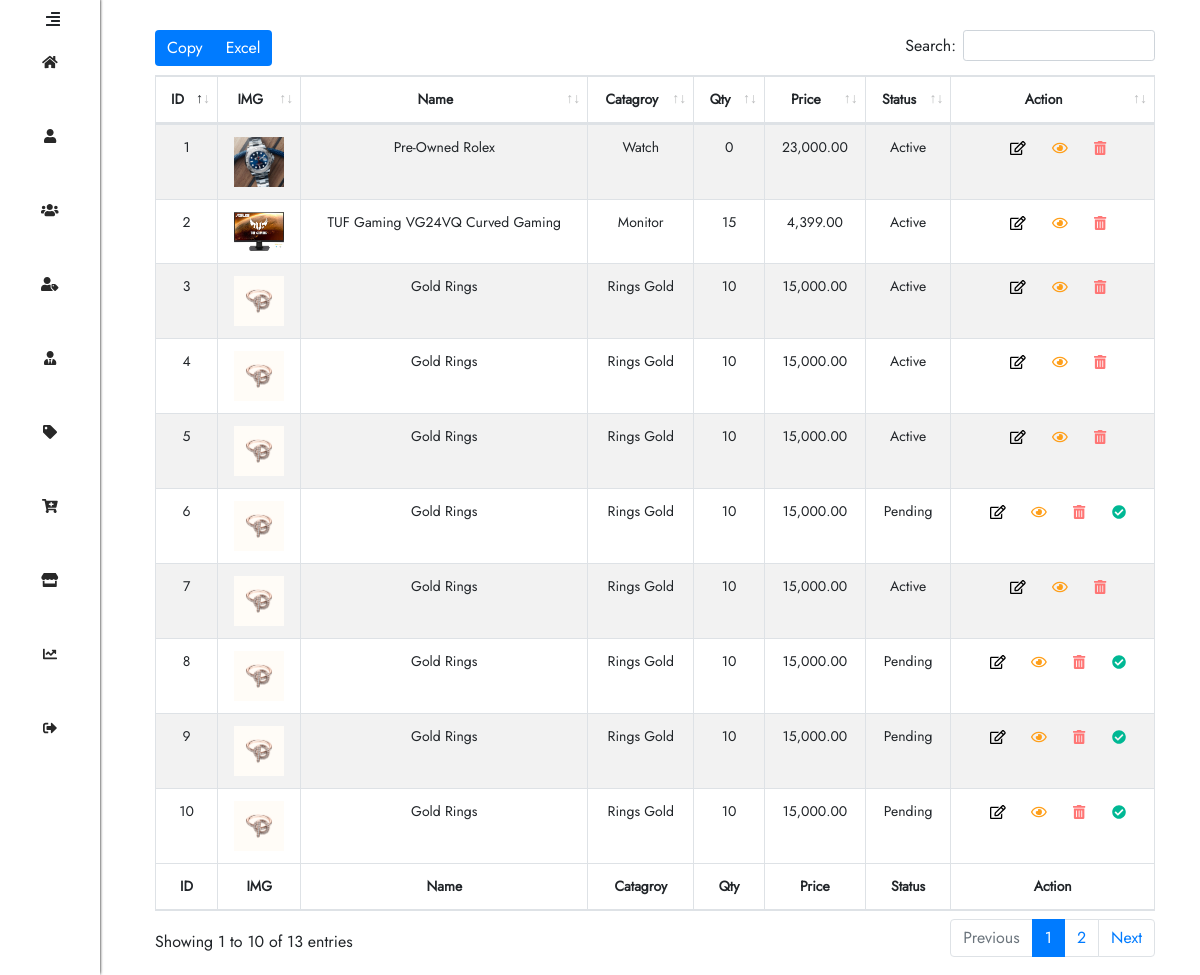
Page /Products-List.php (signed in) on the committed database.
### tables this page shows
CREATE TABLE `ha_products` (
  `HA_P_ID` bigint(20) UNSIGNED NOT NULL,
  `HA_P_Name` varchar(255) NOT NULL,
  `HA_P_Price` varchar(255) NOT NULL,
  `HA_P_Description` text NOT NULL,
  `HA_P_Category_ID` varchar(255) NOT NULL,
  `HA_P_Qty` varchar(255) NOT NULL,
  `HA_P_Alert_Qty` varchar(255) NOT NULL,
  `HA_P_Brand` varchar(255) NOT NULL,
  `HA_P_Available_From_Date` varchar(255) NOT NULL,
  `HA_P_Date_Created` varchar(255) NOT NULL,
  `HA_P_Time_Created` varchar(255) NOT NULL,
  `HA_P_User_ID_Created` varchar(255) NOT NULL,
  `HA_P_Status` varchar(255) NOT NULL,
  `HA_P_Views` int(11) NOT NULL
);

CREATE TABLE `ha_category_list` (
  `HA_C_L_ID` bigint(20) UNSIGNED NOT NULL,
  `HA_C_L_Category_Name` varchar(255) NOT NULL,
  `HA_C_L_Parent_ID` varchar(255) NOT NULL,
  `HA_C_L_Status` varchar(255) NOT NULL,
  `HA_C_L_Count_Products` varchar(255) NOT NULL,
  `HA_C_L_Count_Sales` varchar(255) NOT NULL,
  `HA_C_L_Count_Returns` varchar(255) NOT NULL,
  `HA_C_L_Date_Created` varchar(255) NOT NULL,
  `HA_C_L_Time_Created` varchar(255) NOT NULL,
  `HA_C_L_User_ID_Created` varchar(255) NOT NULL
);

### Datebase/DB_Products_List.php (called while the page is built, shortened)
<?php
    $SQL_Products_List = 'SELECT * FROM ha_products WHERE HA_P_Status = "Active" OR HA_P_Status = "Pending" ORDER BY HA_P_ID DESC ';
    $Result_Products_List = mysqli_query($Connection,$SQL_Products_List);
    $Count_Products_List  = mysqli_num_rows($Result_Products_List);
?>

### Website-Structure/Products-List-Body.php (the view, shortened to what this page needs)
<div class="Content-table">
    <table id="example" class="table table-striped table-bordered" style="width:100%;text-align: center;">
        <thead>
            <tr class="header-table">
                <th>ID</th>
                <th>IMG</th>
                <th>Name</th>
                <th>Catagroy</th>
                <th>Qty</th>
                <th>Price</th>
                <th>Status</th>
                <th>Action</th>
            </tr>
        </thead>
        <tbody id="tbody">
            <?php
                    if ($Count_Products_List > 0) {
                        $id = 0;
                        while ($Rows = mysqli_fetch_array($Result_Products_List)) {
                            $SQL_Get_Category_Name = 'SELECT HA_C_L_Category_Name FROM ha_category_list WHERE HA_C_L_ID = "'.$Rows['HA_P_Category_ID'].'"';
                            $Result_Get_Category_Name = mysqli_query($Connection,$SQL_Get_Category_Name);
                            $Row_Get_Category_Name  = mysqli_fetch_array($Result_Get_Category_Name, MYSQLI_ASSOC);
                            $Path_Folder_Cover = 'IMG/Imges-Products/P_ID-'.$Rows['HA_P_ID'].'/P_ID-'.$Rows['HA_P_ID'].'-Cover';
                            $Cover_Img = scandir($Path_Folder_Cover);
                            $SQL_Get_Created_Info = 'SELECT HA_U_Username FROM ha_users WHERE HA_U_ID = "'.$Rows['HA_P_User_ID_Created'].'"';
                            $Result_Get_Created_Info= mysqli_query($Connection,$SQL_Get_Created_Info);
                            $Row_Get_Created_Info = mysqli_fetch_array($Result_Get_Created_Info, MYSQLI_ASSOC);
                            if ($Rows['HA_P_Status'] == 'Pending') {
                                $BTN_Active = '<button type ="button" class="Done" data-module=".Done-row" id="A'.$Rows['HA_P_ID'].'" onclick= "clickhere(this.id)"> <i class="fas fa-check-circle"></i></button>';
                            }else {
                                $BTN_Active = '';
                            }
                            if ($Rows['HA_P_Status'] !== 'Deactivated') {
                                $BTN_Deactivate = '<button type ="button" class="Trash" data-module=".question-delete-row" id="D'.$Rows['HA_P_ID'].'" onclick= "clickhere(this.id)"> <i class="fas fa-trash-alt"></i> </button>';
                            }else {
                                $BTN_Deactivate = '';
                            }
                            echo '
                                <tr class="t-body" style="text-align: center;" id="T_Row_'.$Rows['HA_P_ID'].'" >
                                    <td>'.$Rows['HA_P_ID'].'</td>
                                    <td class="IMG-DATABASE"><img src="'.$Path_Folder_Cover . '/' . $Cover_Img[2] . '" alt="Img"/></td>
                                    <td class="Username-Edit-Module">'.$Rows['HA_P_Name'].'</td>
                                    <td >'.$Row_Get_Category_Name['HA_C_L_Category_Name'].'</td>
                                    <td class="HA-P-Qty">'.$Rows['HA_P_Qty'].'</td>
                                    <td class="HA-P-Price">'. number_format($Rows['HA_P_Price'] , 2).'</td>
                                    <td class="Status">'.$Rows['HA_P_Status'].'</td>
                                    <td style="display:none" class="HA-C-L-Category-Name">'.$Rows['HA_P_Category_ID'].'</td>
                                    <td style="display:none">'.$Rows['HA_P_Alert_Qty'].'</td>
                                    <td style="display:none">'.$Rows['HA_P_Brand'].'</td>
                                    <td style="display:none">'.$Rows['HA_P_Available_From_Date'].'</td>
                                    <td style="display:none">'.$Rows['HA_P_Date_Created'] . ' ' . $Rows['HA_P_Time_Created'] .'</td>
                                    <td style="display:none">'.$Row_Get_Created_Info['HA_U_Username'].'</td>
                                    <td style="display:none">'.$Rows['HA_P_Description'].'</td>
                                    <td class="last-Action">
                                        <button type ="button" class="Edit" data-module=".Edit-row" id="-T'.$id.'" onclick= "clickhere(this.id)"> <i class="far fa-edit"></i> </button>
                                        <button type ="button" class="View" data-module=".View-row" id="T'.$id.'" onclick= "clickhere(this.id)"> <i class="far fa-eye"></i> </button>
                                        '.$BTN_Deactivate.'
                                        '.$BTN_Active.'
                                    </td>
                                </tr>
                            ';
                            $id += 1;
                        }
                    }
                ?>
        </tbody>
        <tfoot>
            <tr>
                <th>ID</th>
                <th>IMG</th>
                <th>Name</th>
                <th>Catagroy</th>
                <th>Qty</th>
                <th>Price</th>
                <th>Status</th>
                <th>Action</th>
            </tr>
        </tfoot>
    </table>
</div>

### CSS-Files/H_A.css (style rules this page uses)
*, *::after, *::before { box-sizing: border-box; }
body { font-family: 'Jost', sans-serif; font-weight: 400; }
.Content-table { -moz-transition: all 0.5s; -ms-transition: all 0.5s; -o-transition: all 0.5s; transition: all 0.5s; padding-left: 140px; padding-top: 30px; padding-right: 30px; width: 100%; height: 100%; }
.t-body td:first-child { text-align: center; }
tfoot tr th:first-child { text-align: center; }
.t-body td button { margin-left: 10px; border: none; outline: none; background-color: transparent; }
.IMG-DATABASE img { width: 50px; }

### CSS-Files/product-list.css (style rules this page uses)
*, *::after, *::before { box-sizing: border-box; }
body { font-family: 'Jost', sans-serif; font-weight: 400; }
.Trash { color: #ff7675; }
.View { color: #ff9f1a; }
.Done { color: #00b894; }
table { font-size: 14px; }
table tr th { width: auto !important; }
.Content-table { -moz-transition: all 0.5s; -ms-transition: all 0.5s; -o-transition: all 0.5s; transition: all 0.5s; padding-left: 140px; padding-top: 30px; padding-right: 30px; width: 100%; height: 100%; }
.t-body td:first-child { text-align: center; }
tfoot tr th:first-child { text-align: center; }
.t-body td button { margin-left: 10px; border: none; outline: none; background-color: transparent; }
.IMG-DATABASE img { width: 50px; }

### rows in the picture
ha_products: HA_P_ID "10", HA_P_Name "Gold Rings", ha_category_list.HA_C_L_Category_Name "Rings Gold", HA_P_Qty "10", HA_P_Price "15,000.00", HA_P_Status "Pending"
ha_products: HA_P_ID "9", HA_P_Name "Gold Rings", ha_category_list.HA_C_L_Category_Name "Rings Gold", HA_P_Qty "10", HA_P_Price "15,000.00", HA_P_Status "Pending"
ha_products: HA_P_ID "8", HA_P_Name "Gold Rings", ha_category_list.HA_C_L_Category_Name "Rings Gold", HA_P_Qty "10", HA_P_Price "15,000.00", HA_P_Status "Pending"
ha_products: HA_P_ID "7", HA_P_Name "Gold Rings", ha_category_list.HA_C_L_Category_Name "Rings Gold", HA_P_Qty "10", HA_P_Price "15,000.00", HA_P_Status "Active"
ha_products: HA_P_ID "6", HA_P_Name "Gold Rings", ha_category_list.HA_C_L_Category_Name "Rings Gold", HA_P_Qty "10", HA_P_Price "15,000.00", HA_P_Status "Pending"
ha_products: HA_P_ID "5", HA_P_Name "Gold Rings", ha_category_list.HA_C_L_Category_Name "Rings Gold", HA_P_Qty "10", HA_P_Price "15,000.00", HA_P_Status "Active"
ha_products: HA_P_ID "4", HA_P_Name "Gold Rings", ha_category_list.HA_C_L_Category_Name "Rings Gold", HA_P_Qty "10", HA_P_Price "15,000.00", HA_P_Status "Active"
ha_products: HA_P_ID "3", HA_P_Name "Gold Rings", ha_category_list.HA_C_L_Category_Name "Rings Gold", HA_P_Qty "10", HA_P_Price "15,000.00", HA_P_Status "Active"
ha_products: HA_P_ID "2", shows a picture, HA_P_Name "TUF Gaming VG24VQ Curved Gaming", ha_category_list.HA_C_L_Category_Name "Monitor", HA_P_Qty "15", HA_P_Price "4,399.00", HA_P_Status "Active"
ha_products: HA_P_ID "1", shows a picture, HA_P_Name "Pre-Owned Rolex", ha_category_list.HA_C_L_Category_Name "Watch", HA_P_Qty "0", HA_P_Price "23,000.00", HA_P_Status "Active"
